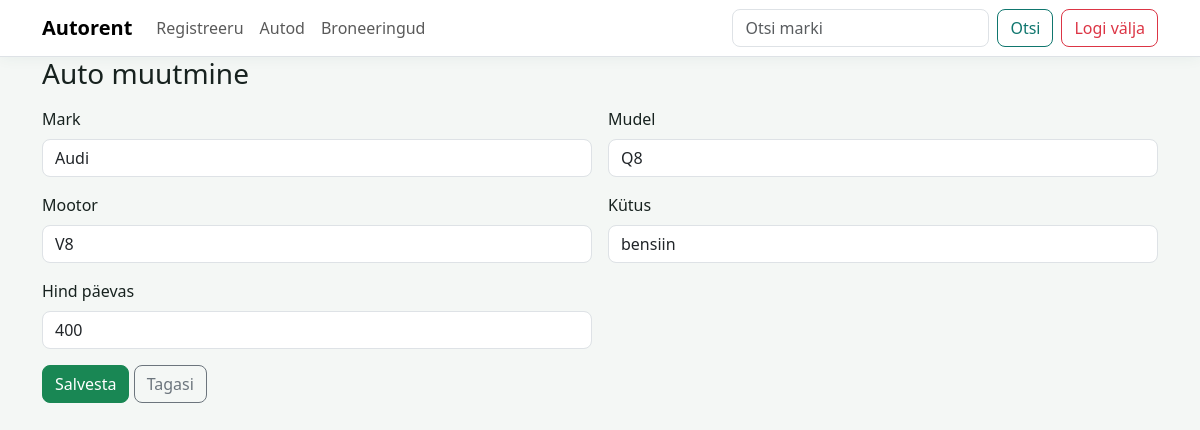
The app's page /admin/muuda.php?editid=1 (signed in) with its own data.
### tables this page shows
CREATE TABLE `cars` (
  `id` int(10) NOT NULL AUTO_INCREMENT,
  `mark` varchar(255) NOT NULL,
  `model` varchar(255) NOT NULL,
  `engine` varchar(255) NOT NULL,
  `fuel` varchar(255) NOT NULL,
  `price` int(4) NOT NULL,
  PRIMARY KEY (`id`)
);

### functions.php (called while the page is built, shortened)
<?php
function e($value) {
    return htmlspecialchars((string)$value, ENT_QUOTES, 'UTF-8');
}
?>

### admin/muuda.php (the view, shortened to what this page needs)
<?php
include('../config.php');
$id = (int)($_GET['editid'] ?? $_POST['updateid'] ?? 0);
$stmt = mysqli_prepare($yhendus, 'SELECT id, mark, model, engine, fuel, price FROM cars WHERE id = ?');
mysqli_stmt_bind_param($stmt, 'i', $id);
mysqli_stmt_execute($stmt);
$car = mysqli_fetch_assoc(mysqli_stmt_get_result($stmt));
?>
<?php include('../header.php'); ?>
<main class="container">
  <h1 class="h3 mb-3">Auto muutmine</h1>
  <?php if (!$car) { ?>
    <div class="alert alert-danger" role="alert">Autot ei leitud.</div>
  <?php } else { ?>
    <form action="muuda.php" method="post" class="row g-3">
      <div class="col-md-6">
        <label for="mark" class="form-label">Mark</label>
        <input type="text" class="form-control" id="mark" name="mark" value="<?php echo e($car['mark']); ?>" required>
      </div>
      <div class="col-md-6">
        <label for="model" class="form-label">Mudel</label>
        <input type="text" class="form-control" id="model" name="model" value="<?php echo e($car['model']); ?>" required>
      </div>
      <div class="col-md-6">
        <label for="engine" class="form-label">Mootor</label>
        <input type="text" class="form-control" id="engine" name="engine" value="<?php echo e($car['engine']); ?>" required>
      </div>
      <div class="col-md-6">
        <label for="fuel" class="form-label">Kütus</label>
        <input type="text" class="form-control" id="fuel" name="fuel" value="<?php echo e($car['fuel']); ?>" required>
      </div>
      <div class="col-md-6">
        <label for="price" class="form-label">Hind päevas</label>
        <input type="number" class="form-control" id="price" name="price" min="1" value="<?php echo e($car['price']); ?>" required>
      </div>
      <div class="col-12">
        <button type="submit" class="btn btn-success">Salvesta</button>
        <a href="index.php" class="btn btn-outline-secondary">Tagasi</a>
      </div>
    </form>
  <?php } ?>
</main>
  </body>
</html>

### style.css (style rules this page uses)
:root { --brand: #0f766e; --brand-dark: #134e4a; --brand-soft: #ccfbf1; --ink: #17221f; --muted: #66736f; --line: #dfe7e3; --page: #f4f7f5; }
body { background: var(--page); color: var(--ink); }
.btn { border-radius: 8px; }
.form-control, .form-select { border-radius: 8px; }

### records on screen
cars: mark "Audi", model "Q8", engine "V8", fuel "bensiin", price "400"
